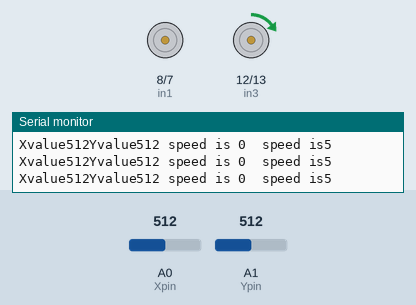
Simulated run of this sketch. Board: Arduino Uno, built with avr-gcc and run on an emulated ATmega328P. Shown: motor-driver pin pairs drawn as motors (green arrow = first pin HIGH = forward, orange = second pin HIGH = backward, longer = more drive, scaled by the enable pin), the last lines printed to the serial monitor. The inputs (shaded band) are chosen by the test bench; at power-on: A1 (Ypin) = 512, A0 (Xpin) = 512.

Above: at 1.2 s.
1.3 s: A1 (Ypin) set to 492
At 1.9 s:
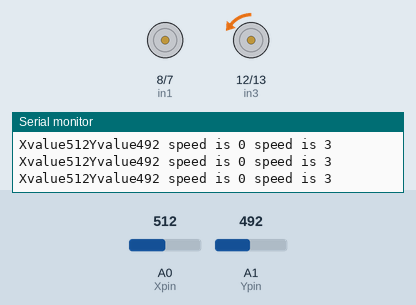
2.8 s: A0 (Xpin) set to 488
At 3.7 s:
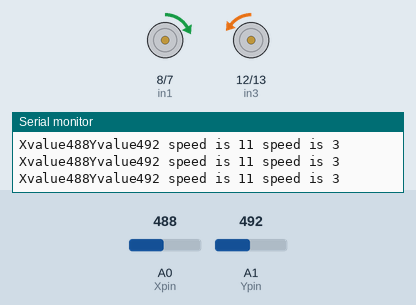
4.3 s: A1 (Ypin) set to 508
At 5.5 s:
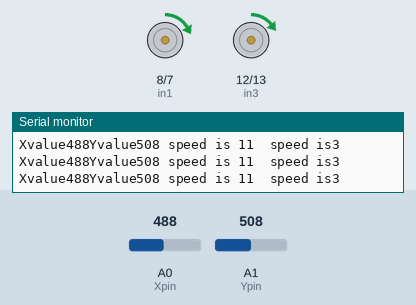
5.8 s: A0 (Xpin) set to 511
At 7.0 s:
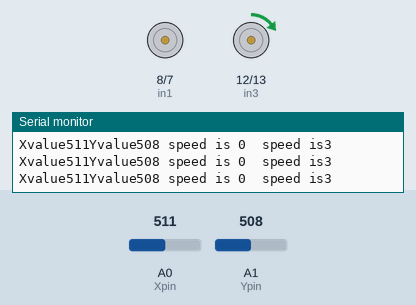
7.3 s: A1 (Ypin) set to 306
At 8.1 s:
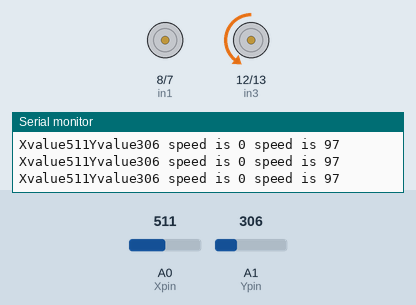
8.8 s: A0 (Xpin) set to 306
At 9.6 s:
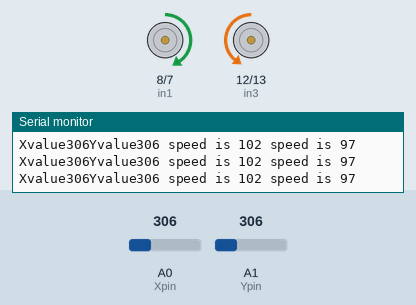
Timing chart, 0 to 11.3 s (numbered marks = the images above; inputs shaded):
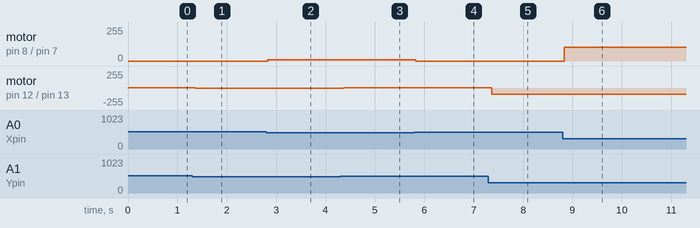

The sketch:

sketch_jan08aCAR_RC_MODEL.ino
```cpp
int SpeedpinX=5;
int SpeedpinY=6;
int in1=8;
int in2=7;
int in3=12;
int in4=13;
int Xpin = A0;
int Ypin = A1;
int Xvalue ;
int Yvalue ;
int speedX ;
int speedY ;
int spin ;


void setup() {
  // put your setup code here, to run once:
  pinMode(SpeedpinX,OUTPUT);
  pinMode(SpeedpinY,OUTPUT);
  pinMode(in1,OUTPUT);
  pinMode(in2,OUTPUT);
  pinMode(in3,OUTPUT);
  pinMode(in4,OUTPUT);
  pinMode(Xpin,INPUT);
  pinMode(Ypin,INPUT);
  pinMode(spin,INPUT);
  Serial.begin(9600);
}

void loop() {
  // put your main code here, to run repeatedly:
  Xvalue = analogRead(Xpin);
  Yvalue = analogRead(Ypin);

  Serial.print("Xvalue");
   Serial.print(Xvalue);
  Serial.print("Yvalue");
   Serial.print(Yvalue);
 if(Xvalue>=512 && Xvalue<=514){

    speedX = 0;
     analogWrite(SpeedpinX,speedX);
    Serial.print(" speed is ");
    Serial.print(speedX);}
  if(Xvalue<512){
    digitalWrite(in1,HIGH);
    digitalWrite(in2,LOW);
    speedX = (-254./512.)*Xvalue+254.;
    analogWrite(SpeedpinX,speedX);
    Serial.print(" speed is ");
    Serial.print(speedX);
  }


  if(Xvalue>514){
    digitalWrite(in1,LOW);
    digitalWrite(in2,HIGH);
    speedX = (254./514.)*Xvalue-254.;
    analogWrite(SpeedpinX,speedX);
    Serial.print("  speed is");
    Serial.print(speedX);

  }
  if(Yvalue>=498 && Yvalue<=502){

    speedY = 0;
     analogWrite(SpeedpinX,speedX);
    Serial.print(" speed is ");
    Serial.println(speedY);
    }
  if(Yvalue<498){
    digitalWrite(in3,LOW);
    digitalWrite(in4,HIGH);
    speedY = (-254./498.)*Yvalue+254.;
    analogWrite(SpeedpinY,speedY);
    Serial.print(" speed is ");
    Serial.println(speedY);
  }


  if(Yvalue>502){
    digitalWrite(in3,HIGH);
    digitalWrite(in4,LOW);
    speedY = (254./502.)*Yvalue-254.;
    analogWrite(SpeedpinY,speedY);
    Serial.print("  speed is");
    Serial.println(speedY);
  }


}
```

Measured:
- after the input at 1.3 s, motor on pin 12 (in3) / pin 13 (in4): forward 5/255 → backward 3/255 after 0.06 s
- after the input at 2.8 s, motor on pin 8 (in1) / pin 7 (in2): stopped → forward 11/255 at once
- after the input at 4.3 s, motor on pin 12 (in3) / pin 13 (in4): backward 3/255 → forward 3/255 after 0.07 s
- after the input at 5.8 s, motor on pin 8 (in1) / pin 7 (in2): forward 11/255 → stopped at once
- after the input at 7.3 s, motor on pin 12 (in3) / pin 13 (in4): forward 3/255 → backward 97/255 after 0.07 s
- after the input at 8.8 s, motor on pin 8 (in1) / pin 7 (in2): stopped → forward 102/255 at once
